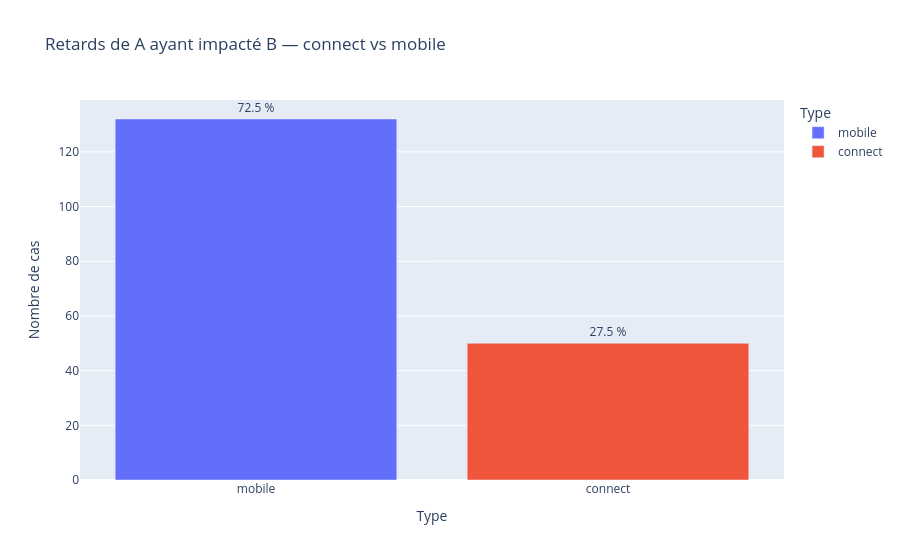

Write notebook code for a chart like this one.
### Markdown cell above
## 2.3) Proportion connect / mobile parmi les retards ayant impacté la location suivante

### Code cell
# Retards de A ayant réellement impacté B (delay_A >= B_time_delta)
df_caused = df_impact[df_impact['caused_problem']].copy()

print(f"Locations concernées : {len(df_caused)}\n")

# Répartition connect / mobile (type de checkin de A)
counts = df_caused['checkin_type'].value_counts()
pcts   = df_caused['checkin_type'].value_counts(normalize=True).mul(100).round(1)
summary = pd.DataFrame({'nb': counts, 'pct_%': pcts})
print(summary)

# Bar chart
fig = px.bar(
    summary.reset_index(),
    x='checkin_type', y='nb',
    color='checkin_type',
    title='Retards de A ayant impacté B — connect vs mobile',
    labels={'nb': 'Nombre de cas', 'checkin_type': 'Type'},
    text='pct_%',
)
fig.update_traces(texttemplate='%{text:.1f} %', textposition='outside')
fig.show()

### Figure 1 — Plotly figure (JSON) as saved in the notebook; plotly's stock layout.template omitted (floating-point values rounded to 4 significant figures)
{"data": [{"hovertemplate": "Type=%{x}<br>Nombre de cas=%{y}<br>pct_%=%{text}<extra></extra>", "legendgroup": "mobile", "marker": {"color": "#636efa", "pattern": {"shape": ""}}, "name": "mobile", "orientation": "v", "showlegend": true, "text": [72.5], "textposition": "outside", "texttemplate": "%{text:.1f} %", "type": "bar", "x": ["mobile"], "xaxis": "x", "y": [132], "yaxis": "y"}, {"hovertemplate": "Type=%{x}<br>Nombre de cas=%{y}<br>pct_%=%{text}<extra></extra>", "legendgroup": "connect", "marker": {"color": "#EF553B", "pattern": {"shape": ""}}, "name": "connect", "orientation": "v", "showlegend": true, "text": [27.5], "textposition": "outside", "texttemplate": "%{text:.1f} %", "type": "bar", "x": ["connect"], "xaxis": "x", "y": [50], "yaxis": "y"}], "layout": {"barmode": "relative", "legend": {"title": {"text": "Type"}, "tracegroupgap": 0}, "title": {"text": "Retards de A ayant impacté B — connect vs mobile"}, "xaxis": {"anchor": "y", "categoryarray": ["mobile", "connect"], "categoryorder": "array", "domain": [0, 1], "title": {"text": "Type"}}, "yaxis": {"anchor": "x", "domain": [0, 1], "title": {"text": "Nombre de cas"}}}}
